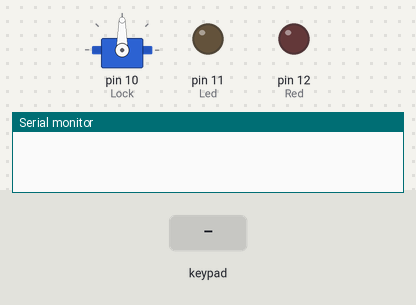
Simulated run of this sketch. Board: Arduino Uno, built with avr-gcc and run on an emulated ATmega328P. Parts: servo, output pins drawn as LEDs (lit = HIGH), the last lines printed to the serial monitor. Inputs (shaded band) come from the test bench.

Above: at 1.2 s.
1.3 s: key '#' pressed
At 1.6 s:
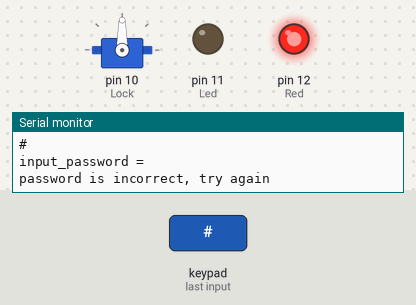
2.8 s: keypad keys 1 2 3 4 # pressed 0.4 s apart
At 5.5 s:
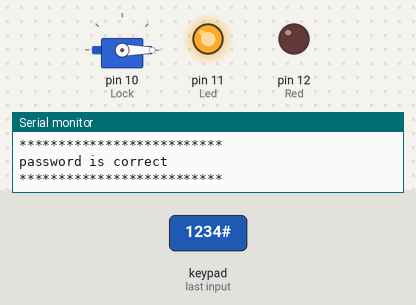
Timing chart, 0 to 7.0 s (numbered marks = the images above; inputs shaded):
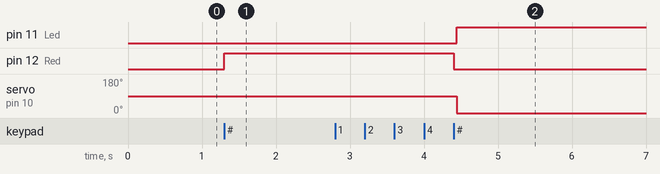

Measured:
- after the input at 1.3 s, pin 12 (Red): LOW → HIGH at once
- after the input at 2.8 s, pin 11 (Led): LOW → HIGH after 1.6 s; pin 12 (Red): HIGH → LOW after 1.6 s; servo on pin 10 (Lock): 90° → 0° after 1.6 s

The sketch:

DigitalLocker.ino
```cpp
//Edited by Jashoskam Bora
//On 27/5/20

#include <Keypad.h>
#include <Servo.h>

const int ROW_NUM = 4; //four rows
const int COLUMN_NUM = 4; //three columns

char keys[ROW_NUM][COLUMN_NUM] = {
  {'1','2','3','A'},
  {'4','5','6','B'},
  {'7','8','9','C'},
  {'*','0','#','D'}
};

int Led=11;
int Red=12;

byte pin_rows[ROW_NUM] = {9, 8, 7, 6}; //connect to the row pinouts of the keypad
byte pin_column[COLUMN_NUM] = {5, 4, 3, 2}; //connect to the column pinouts of the keypad

Servo Lock;

Keypad keypad = Keypad( makeKeymap(keys), pin_rows, pin_column, ROW_NUM, COLUMN_NUM );

const String password = "1234"; // change your password here
String input_password;

void setup(){
  Serial.begin(9600);
  input_password.reserve(32); // maximum input characters is 33, change if needed
  Lock.attach(10);
  Lock.write(90);
  pinMode(Led,OUTPUT);
  pinMode(Red,OUTPUT);
}

void loop(){
  char key = keypad.getKey();

  if (key){
    Serial.println(key);
    //input_password=key;
    //input_password="123" + key;

    if(key == '*') {
      input_password = "";
    }else if(key == '#') {
            Serial.println("input_password = " + input_password);
            if(password == input_password) {
              digitalWrite(Red,LOW);
              Serial.println ("**************************");
              Serial.println("password is correct");
              Serial.println ("**************************");
              Lock.write(0);
              digitalWrite(Led,HIGH);

            } else {
                  digitalWrite(Led,LOW);
                  Serial.println("password is incorrect, try again");
                  input_password = "";
                  Lock.write(90);
                  digitalWrite(Red,HIGH);

            }
      }else
        input_password= input_password + key;
      }

  }
```
